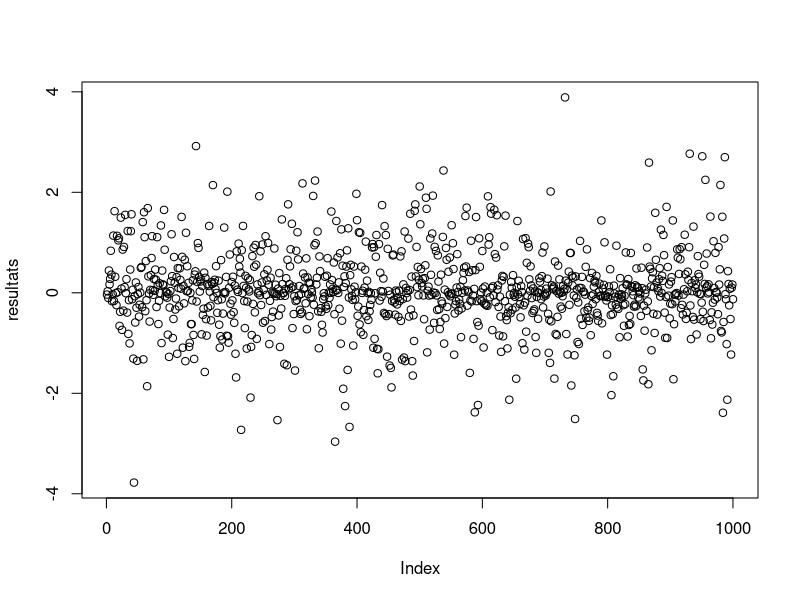
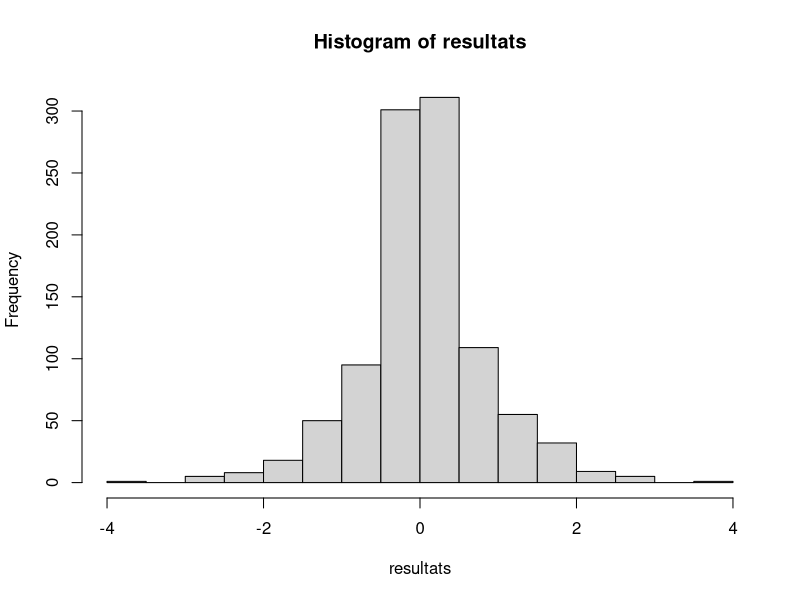

The R script that drew these images, in order:
## ---- chunk 1
# calcul de p(\theta) par rejet:
while (1) {
    theta = runif(n = 1, min = 0, max = 1)
    x = runif(n = 1, min = 0, max = 1)
    if (x < 1/(8*3.14)*exp(-theta^2/64))
        {
          break
        }
}
# simulation de p(y |\theta)
res = rnorm(1, mean = theta/4, sd = sqrt(2))*theta
print(res)
## ---- chunk 2
# calcul de p(\theta) par rejet:
resultats = c()
for(i in 1:1000)
{
  while (1) {
    theta = runif(n = 1, min = 0, max = 1)
    x = runif(n = 1, min = 0, max = 1)
    if (x < 1/(8*3.14)*exp(-theta^2/64))
          break
  }
  res = rnorm(1, mean = theta/4, sd = sqrt(2))*theta
  resultats = c(resultats, res)
}
plot(resultats)
hist(resultats)
